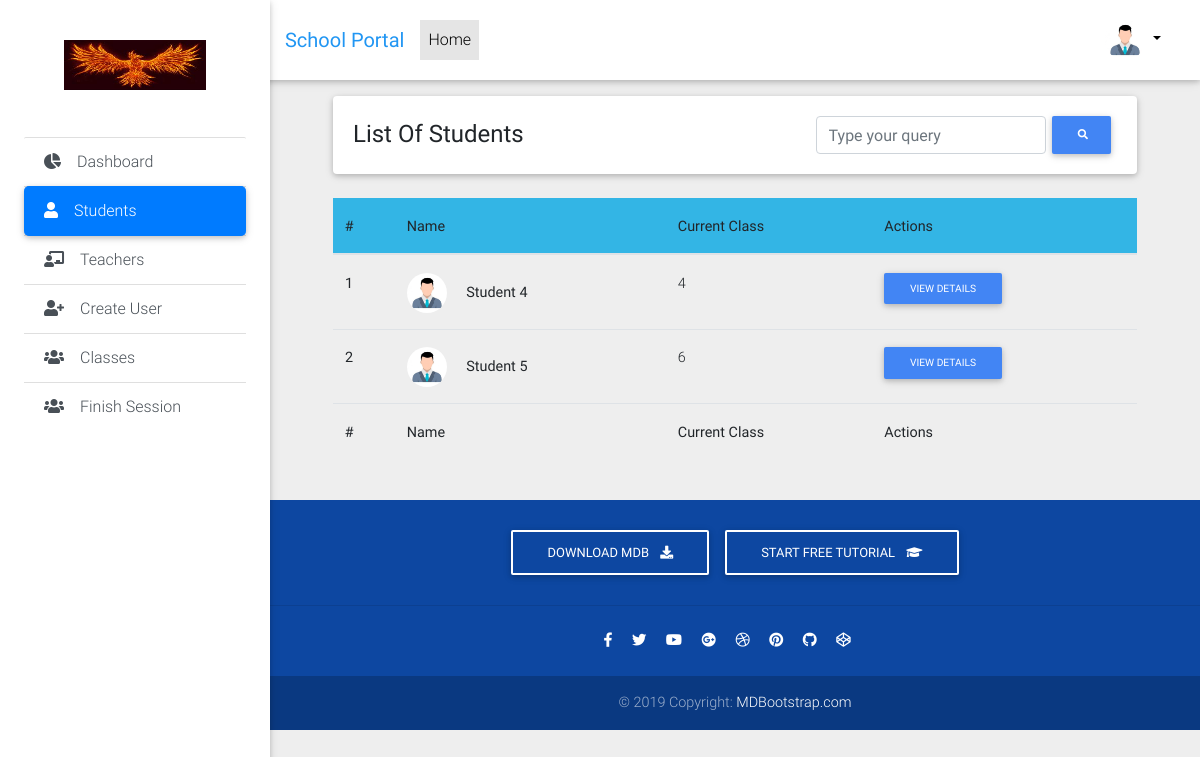
/admin-portal/students/ (signed in), run on the app's committed database.
### core/models.py (models this page shows, shortened)
class Profile(models.Model):
    user = models.OneToOneField(settings.AUTH_USER_MODEL, on_delete=models.CASCADE)
    first_name = models.CharField(max_length=100, blank=True, null=True)
    last_name = models.CharField(max_length=100, blank=True, null=True)
    image = models.ImageField(default='default.jpg', upload_to='profile_pics')
    birthdate = models.DateField(blank=True, null=True)
    age = models.IntegerField(blank=True, null=True)
    date_joined = models.DateField(auto_now_add=True)
    STATUS_CHOICES = [
        ('S', 'Student'),
        ('T', 'Teacher'),
        ('A', 'Admin')
    ]
    status = models.CharField(max_length=1, choices=STATUS_CHOICES, blank=True, null=True)
    class Meta:
        unique_together = ['first_name', 'last_name']

class Student(models.Model):
    profile = models.OneToOneField(Profile, on_delete=models.CASCADE)
    class_joined = models.IntegerField(blank=True, null=True, choices=CLASS_CHOICES)
    current_class = models.IntegerField(blank=True, null=True, choices=CLASS_CHOICES)
    current_teachers = models.ManyToManyField(to='Teacher')
    school_finished = models.BooleanField(default=False)
    final_result_calculated = models.BooleanField(default=False)

### core/views.py (the view)
# urls.py: path('admin-portal/students/', students_admin, name='students-admin'),
@login_required
def students_admin(request):
    if request.user.profile.status == 'A':
        students = Student.objects.all().order_by('current_class')
        if request.method == 'POST':
            search = request.POST.get('search', None)
            if search != '' and search is not None:
                students = students.filter(Q(profile__first_name__icontains=search) | Q(profile__last_name__icontains=search)).order_by('current_class')
        context = {
            'students': students
        }
        return render(request, 'students-admin.html', context)
    else:
        raise PermissionDenied

### templates/students-admin.html (shortened to what this page needs)
{% extends 'adminbase.html' %}
{% block active2 %}active{% endblock active2 %}
{% block content %}
<main class="pt-5 mx-lg-5">
    <div class="container-fluid mt-5">
        <div class="card mb-4 wow fadeIn">
            <div class="card-body d-sm-flex justify-content-between">
                <h4 class="mb-2 mb-sm-0 pt-1">
                    <span>List Of Students</span>
                </h4>
                <form class="d-flex justify-content-center" action="" method="POST" id="search-form">
                    <input type="text" id="search" name='search' placeholder="Type your query" aria-label="Search" class="form-control">
                    <button class="btn btn-primary btn-sm my-0 p" id="abc">
                    <i class="fas fa-search"></i>
                    </button>
                </form>
            </div>
        </div>
        <div class="row">
            <div class="col">
                <table id="dtBasicExample" class="table table-hover" width="100%">
                    <thead class="info-color">
                      <tr>
                        <th class="th-md">#
                        </th>
                        <th class="th-sm">Name
                        </th>
                        <th class="th-sm">Current Class
                        </th>
                        <th>Actions
                        </th>
                      </tr>
                    </thead>
                    <tbody id="student-table">
                        {% for student in students %}
                        <tr>
                            <th scope="row">{{ forloop.counter }}</th>
                            <td>
                                <img width="40px" src="{{ student.profile.image.url }}" class="rounded-circle z-depth-0 mr-3" alt="avatar image">
                                <b>{{ student.profile.first_name }} {{ student.profile.last_name }}</b>
                            </td>
                            <td>{{ student.current_class }}</td>
                            <td><a href="{% url 'core:student-detail-admin' student.profile.user.username %}" class="btn btn-primary btn-sm">View Details</a></td>
                        </tr>
                        {% endfor %}
                    </tbody>
                    <tfoot>
                      <tr>
                        <th>#
                        </th>
                        <th>Name
                        </th>
                        <th>Current Class
                        </th>
                        <th>Actions
                        </th>
                      </tr>
                    </tfoot>
                  </table>
            </div>
        </div>
    </div>
</main>
{% endblock content %}

### templates/adminbase.html (shortened to what this page needs)
{% load static %}
<!DOCTYPE html>
<html lang="en">
<head>
  <link rel="stylesheet" href="https://use.fontawesome.com/releases/v5.11.2/css/all.css">
  <link href="{% static 'css/bootstrap.min.css' %}" rel="stylesheet">
  <link href="{% static 'css/mdb.min.css' %}" rel="stylesheet">
  <link href="{% static 'css/style.min.css' %}" rel="stylesheet">
</head>
<body class="grey lighten-3">
  <header>
    <div class="sidebar-fixed position-fixed">
        <a class="logo-wrapper waves-effect">
          <img src="{% static 'img/download.jpg' %}" width="200px" height="150px" class="img-fluid" alt="">
        </a>
        <div class="list-group list-group-flush">
            <a href="{% url 'core:admin-portal' %}" class="list-group-item {% block active %}{% endblock active %} list-group-item-action waves-effect">
                <i class="fas fa-chart-pie mr-3"></i>Dashboard
            </a>
            <a href="{% url 'core:students-admin' %}" class="list-group-item {% block active2 %}{% endblock active2 %} list-group-item-action waves-effect">
                <i class="fas fa-user mr-3"></i>Students</a>
            <a href="{% url 'core:teachers-admin' %}" class="list-group-item {% block active3 %}{% endblock active3 %} list-group-item-action waves-effect">
                <i class="fas fa-chalkboard-teacher mr-3"></i>Teachers</a>
            <a href="{% url 'core:create-user' %}" class="list-group-item {% block active4 %}{% endblock active4 %} list-group-item-action waves-effect">
              <i class="fas fa-user-plus mr-3"></i></i>Create User</a>
            <a href="{% url 'core:classes' %}" class="list-group-item {% block active5 %}{% endblock active5 %} list-group-item-action waves-effect">
              <i class="fas fa-users mr-3"></i>Classes</a>
            <a href="{% url 'core:finish-session' %}" class="list-group-item {% block active6 %}{% endblock active6 %} list-group-item-action waves-effect">
              <i class="fas fa-users mr-3"></i>Finish Session</a>
        </div>
    </div>
    <nav class="navbar fixed-top navbar-expand-lg navbar-light white scrolling-navbar">
      <div class="container-fluid">
        <a class="navbar-brand waves-effect" href="/">
          <strong class="blue-text">School Portal</strong>
        </a>
        <div class="collapse navbar-collapse" id="navbarSupportedContent">
          <ul class="navbar-nav mr-auto">
            <li class="nav-item active">
              <a class="nav-link waves-effect" href="/">Home
              </a>
            </li>
          </ul>
          <ul class="navbar-nav nav-flex-icons">
            {% if user.is_authenticated %}
              <li class="nav-item avatar dropdown">
                <a class="nav-link dropdown-toggle" id="navbarDropdownMenuLink-55" data-toggle="dropdown"
                  aria-haspopup="true" aria-expanded="false">
                  <img width="40px" src="{{ user.profile.image.url }}" class="rounded-circle z-depth-0"
                    alt="avatar image">
                </a>
              </li>
            {% endif %}
          </ul>
        </div>
      </div>
    </nav>
  </header>
{% block content %}
{% endblock content %}
  <footer class="page-footer text-center font-small primary-color-dark darken-2 mt-4 wow fadeIn">
    <div class="pt-4">
      <a class="btn btn-outline-white" href="https://mdbootstrap.com/docs/jquery/getting-started/download/" target="_blank"
        role="button">Download
        MDB
        <i class="fas fa-download ml-2"></i>
      </a>
      <a class="btn btn-outline-white" href="https://mdbootstrap.com/education/bootstrap/" target="_blank" role="button">Start
        free tutorial
        <i class="fas fa-graduation-cap ml-2"></i>
      </a>
    </div>
    <hr class="my-4">
    <div class="pb-4">
      <a href="https://www.facebook.com/mdbootstrap" target="_blank">
        <i class="fab fa-facebook-f mr-3"></i>
      </a>
      <a href="https://twitter.com/MDBootstrap" target="_blank">
        <i class="fab fa-twitter mr-3"></i>
      </a>
      <a href="https://www.youtube.com/watch?v=7MUISDJ5ZZ4" target="_blank">
        <i class="fab fa-youtube mr-3"></i>
      </a>
      <a href="https://plus.google.com/u/0/b/107863090883699620484" target="_blank">
        <i class="fab fa-google-plus mr-3"></i>
      </a>
      <a href="https://dribbble.com/mdbootstrap" target="_blank">
        <i class="fab fa-dribbble mr-3"></i>
      </a>
      <a href="https://pinterest.com/mdbootstrap" target="_blank">
        <i class="fab fa-pinterest mr-3"></i>
      </a>
      <a href="https://github.com/mdbootstrap/bootstrap-material-design" target="_blank">
        <i class="fab fa-github mr-3"></i>
      </a>
      <a href="http://codepen.io/mdbootstrap/" target="_blank">
        <i class="fab fa-codepen mr-3"></i>
      </a>
    </div>
    <div class="footer-copyright py-3">
      © 2019 Copyright:
      <a href="https://mdbootstrap.com/education/bootstrap/" target="_blank"> MDBootstrap.com </a>
    </div>
  </footer>
</body>
</html>

### data on the page
Student: profile.image (placeholder picture), profile.first_name "Student", profile.last_name "4", current_class "4"
Student: profile.image (placeholder picture), profile.first_name "Student", profile.last_name "5", current_class "6"
